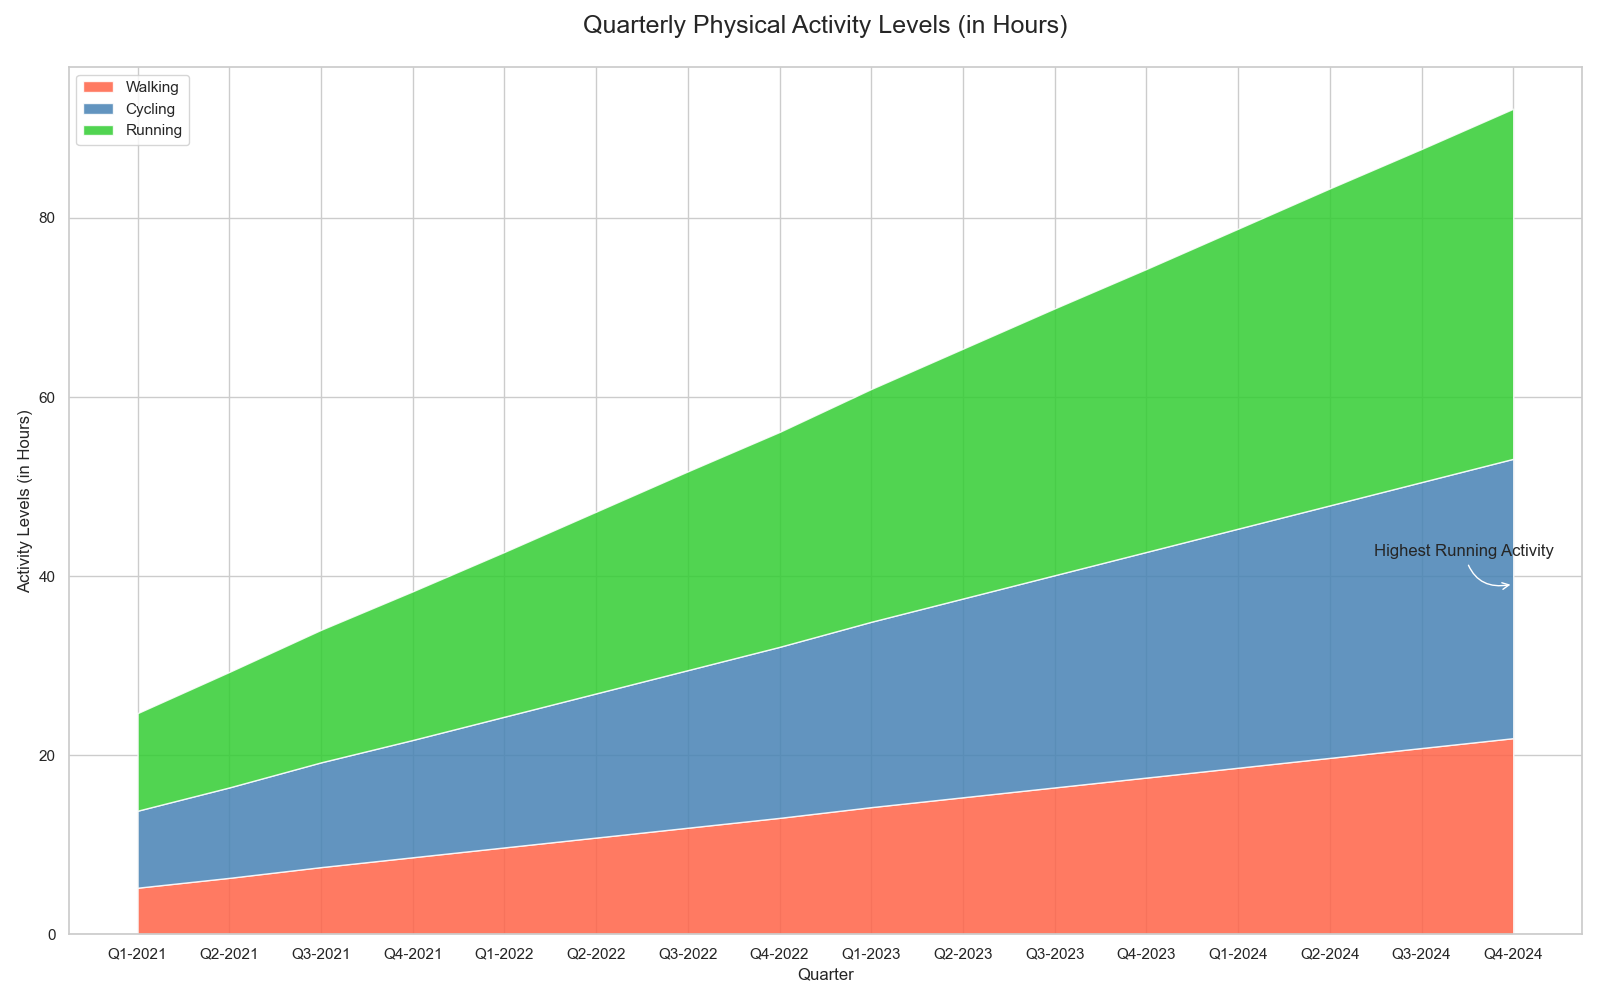

The script that drew this image:

import pandas as pd
import matplotlib.pyplot as plt

data = {
    'Quarter': ['Q1-2021', 'Q2-2021', 'Q3-2021', 'Q4-2021', 'Q1-2022', 'Q2-2022', 'Q3-2022', 'Q4-2022',
                'Q1-2023', 'Q2-2023', 'Q3-2023', 'Q4-2023', 'Q1-2024', 'Q2-2024', 'Q3-2024', 'Q4-2024'],
    'Walking': [5.2, 6.3, 7.5, 8.6, 9.7, 10.8, 11.9, 13.0, 14.2, 15.3, 16.4, 17.5, 18.6, 19.7, 20.8, 21.9],
    'Cycling': [3.4, 3.8, 4.2, 4.5, 4.9, 5.3, 5.7, 6.1, 6.5, 6.9, 7.3, 7.7, 8.1, 8.5, 8.9, 9.3],
    'Running': [2.3, 2.8, 3.1, 3.5, 3.8, 4.2, 4.6, 4.9, 5.3, 5.7, 6.1, 6.4, 6.8, 7.2, 7.5, 7.9]
}

df = pd.DataFrame(data)
df.set_index('Quarter', inplace=True)

cumulative_production = df.cumsum(axis=1)

plt.figure(figsize=(16, 10))

plt.stackplot(df.index, cumulative_production['Walking'],
              cumulative_production['Cycling'],
              cumulative_production['Running'],
              labels=['Walking', 'Cycling', 'Running'],
              colors=['#FF6347', '#4682B4', '#32CD32'], alpha=0.85)

plt.legend(loc='upper left')
plt.annotate('Highest Running Activity', xy=('Q4-2024', cumulative_production.loc['Q4-2024', 'Running']),
             xytext=(-100, 20), textcoords='offset points', arrowprops=dict(arrowstyle='->', connectionstyle='arc3,rad=.5'))

plt.title('Quarterly Physical Activity Levels (in Hours)', fontsize=18, y=1.03)
plt.xlabel('Quarter')
plt.ylabel('Activity Levels (in Hours)')

plt.tight_layout()
plt.show()
